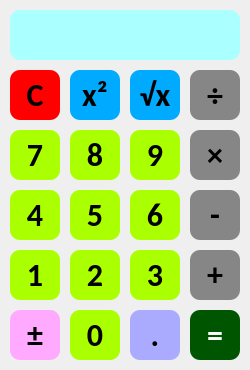
<?xml version="1.0" encoding="UTF-8"?>
<ui version="4.0">
 <class>MainWindow</class>
 <widget class="QMainWindow" name="MainWindow">
  <property name="geometry">
   <rect>
    <x>0</x>
    <y>0</y>
    <width>250</width>
    <height>370</height>
   </rect>
  </property>
  <property name="windowTitle">
   <string>First Program</string>
  </property>
  <widget class="QWidget" name="centralwidget">
   <widget class="QLabel" name="label">
    <property name="geometry">
     <rect>
      <x>10</x>
      <y>10</y>
      <width>230</width>
      <height>50</height>
     </rect>
    </property>
    <property name="font">
     <font>
      <family>Calibri</family>
      <pointsize>28</pointsize>
      <weight>75</weight>
      <bold>true</bold>
      <strikeout>false</strikeout>
     </font>
    </property>
    <property name="styleSheet">
     <string notr="true">border-radius: 10;
background-color: rgb(170, 255, 255);</string>
    </property>
    <property name="text">
     <string/>
    </property>
    <property name="alignment">
     <set>Qt::AlignRight|Qt::AlignTrailing|Qt::AlignVCenter</set>
    </property>
    <property name="margin">
     <number>10</number>
    </property>
   </widget>
   <widget class="QPushButton" name="btn_0">
    <property name="geometry">
     <rect>
      <x>70</x>
      <y>310</y>
      <width>50</width>
      <height>50</height>
     </rect>
    </property>
    <property name="font">
     <font>
      <family>Calibri</family>
      <pointsize>24</pointsize>
      <weight>75</weight>
      <bold>true</bold>
     </font>
    </property>
    <property name="styleSheet">
     <string notr="true">border-radius: 10;
border-color: rgb(0, 0, 0);
background-color: rgb(170, 255, 0);</string>
    </property>
    <property name="text">
     <string>0</string>
    </property>
   </widget>
   <widget class="QPushButton" name="btn_1">
    <property name="geometry">
     <rect>
      <x>10</x>
      <y>250</y>
      <width>50</width>
      <height>50</height>
     </rect>
    </property>
    <property name="font">
     <font>
      <family>Calibri</family>
      <pointsize>24</pointsize>
      <weight>75</weight>
      <bold>true</bold>
     </font>
    </property>
    <property name="styleSheet">
     <string notr="true">border-radius: 10;
border-color: rgb(0, 0, 0);
background-color: rgb(170, 255, 0);</string>
    </property>
    <property name="text">
     <string>1</string>
    </property>
   </widget>
   <widget class="QPushButton" name="btn_2">
    <property name="geometry">
     <rect>
      <x>70</x>
      <y>250</y>
      <width>50</width>
      <height>50</height>
     </rect>
    </property>
    <property name="font">
     <font>
      <family>Calibri</family>
      <pointsize>24</pointsize>
      <weight>75</weight>
      <bold>true</bold>
     </font>
    </property>
    <property name="styleSheet">
     <string notr="true">border-radius: 10;
border-color: rgb(0, 0, 0);
background-color: rgb(170, 255, 0);</string>
    </property>
    <property name="text">
     <string>2</string>
    </property>
   </widget>
   <widget class="QPushButton" name="btn_3">
    <property name="geometry">
     <rect>
      <x>130</x>
      <y>250</y>
      <width>50</width>
      <height>50</height>
     </rect>
    </property>
    <property name="font">
     <font>
      <family>Calibri</family>
      <pointsize>24</pointsize>
      <weight>75</weight>
      <bold>true</bold>
     </font>
    </property>
    <property name="styleSheet">
     <string notr="true">border-radius: 10;
border-color: rgb(0, 0, 0);
background-color: rgb(170, 255, 0);</string>
    </property>
    <property name="text">
     <string>3</string>
    </property>
   </widget>
   <widget class="QPushButton" name="btn_5">
    <property name="geometry">
     <rect>
      <x>70</x>
      <y>190</y>
      <width>50</width>
      <height>50</height>
     </rect>
    </property>
    <property name="font">
     <font>
      <family>Calibri</family>
      <pointsize>24</pointsize>
      <weight>75</weight>
      <bold>true</bold>
     </font>
    </property>
    <property name="styleSheet">
     <string notr="true">border-radius: 10;
border-color: rgb(0, 0, 0);
background-color: rgb(170, 255, 0);</string>
    </property>
    <property name="text">
     <string>5</string>
    </property>
   </widget>
   <widget class="QPushButton" name="btn_4">
    <property name="geometry">
     <rect>
      <x>10</x>
      <y>190</y>
      <width>50</width>
      <height>50</height>
     </rect>
    </property>
    <property name="font">
     <font>
      <family>Calibri</family>
      <pointsize>24</pointsize>
      <weight>75</weight>
      <bold>true</bold>
     </font>
    </property>
    <property name="styleSheet">
     <string notr="true">border-radius: 10;
border-color: rgb(0, 0, 0);
background-color: rgb(170, 255, 0);</string>
    </property>
    <property name="text">
     <string>4</string>
    </property>
   </widget>
   <widget class="QPushButton" name="btn_6">
    <property name="geometry">
     <rect>
      <x>130</x>
      <y>190</y>
      <width>50</width>
      <height>50</height>
     </rect>
    </property>
    <property name="font">
     <font>
      <family>Calibri</family>
      <pointsize>24</pointsize>
      <weight>75</weight>
      <bold>true</bold>
     </font>
    </property>
    <property name="styleSheet">
     <string notr="true">border-radius: 10;
border-color: rgb(0, 0, 0);
background-color: rgb(170, 255, 0);</string>
    </property>
    <property name="text">
     <string>6</string>
    </property>
   </widget>
   <widget class="QPushButton" name="btn_8">
    <property name="geometry">
     <rect>
      <x>70</x>
      <y>130</y>
      <width>50</width>
      <height>50</height>
     </rect>
    </property>
    <property name="font">
     <font>
      <family>Calibri</family>
      <pointsize>24</pointsize>
      <weight>75</weight>
      <bold>true</bold>
     </font>
    </property>
    <property name="styleSheet">
     <string notr="true">border-radius: 10;
border-color: rgb(0, 0, 0);
background-color: rgb(170, 255, 0);</string>
    </property>
    <property name="text">
     <string>8</string>
    </property>
   </widget>
   <widget class="QPushButton" name="btn_7">
    <property name="geometry">
     <rect>
      <x>10</x>
      <y>130</y>
      <width>50</width>
      <height>50</height>
     </rect>
    </property>
    <property name="font">
     <font>
      <family>Calibri</family>
      <pointsize>24</pointsize>
      <weight>75</weight>
      <bold>true</bold>
     </font>
    </property>
    <property name="styleSheet">
     <string notr="true">border-radius: 10;
border-color: rgb(0, 0, 0);
background-color: rgb(170, 255, 0);</string>
    </property>
    <property name="text">
     <string>7</string>
    </property>
   </widget>
   <widget class="QPushButton" name="btn_9">
    <property name="geometry">
     <rect>
      <x>130</x>
      <y>130</y>
      <width>50</width>
      <height>50</height>
     </rect>
    </property>
    <property name="font">
     <font>
      <family>Calibri</family>
      <pointsize>24</pointsize>
      <weight>75</weight>
      <bold>true</bold>
     </font>
    </property>
    <property name="styleSheet">
     <string notr="true">border-radius: 10;
border-color: rgb(0, 0, 0);
background-color: rgb(170, 255, 0);</string>
    </property>
    <property name="text">
     <string>9</string>
    </property>
   </widget>
   <widget class="QPushButton" name="btn_dot">
    <property name="geometry">
     <rect>
      <x>130</x>
      <y>310</y>
      <width>50</width>
      <height>50</height>
     </rect>
    </property>
    <property name="font">
     <font>
      <family>Calibri</family>
      <pointsize>24</pointsize>
      <weight>75</weight>
      <bold>true</bold>
     </font>
    </property>
    <property name="styleSheet">
     <string notr="true">border-radius: 10;
border-color: rgb(0, 0, 0);
background-color: rgb(170, 170, 255);</string>
    </property>
    <property name="text">
     <string>.</string>
    </property>
   </widget>
   <widget class="QPushButton" name="btn_sign">
    <property name="geometry">
     <rect>
      <x>10</x>
      <y>310</y>
      <width>50</width>
      <height>50</height>
     </rect>
    </property>
    <property name="font">
     <font>
      <family>Calibri</family>
      <pointsize>24</pointsize>
      <weight>75</weight>
      <bold>true</bold>
     </font>
    </property>
    <property name="styleSheet">
     <string notr="true">border-radius: 10;
border-color: rgb(0, 0, 0);
background-color: rgb(255, 170, 255);</string>
    </property>
    <property name="text">
     <string>±</string>
    </property>
   </widget>
   <widget class="QPushButton" name="btn_equal">
    <property name="geometry">
     <rect>
      <x>190</x>
      <y>310</y>
      <width>50</width>
      <height>50</height>
     </rect>
    </property>
    <property name="font">
     <font>
      <family>Calibri</family>
      <pointsize>24</pointsize>
      <weight>75</weight>
      <bold>true</bold>
     </font>
    </property>
    <property name="styleSheet">
     <string notr="true">border-radius: 10;
color: rgb(255, 255, 255);
border-color: rgb(0, 0, 0);
background-color: rgb(0, 85, 0);</string>
    </property>
    <property name="text">
     <string>=</string>
    </property>
   </widget>
   <widget class="QPushButton" name="btn_plus">
    <property name="geometry">
     <rect>
      <x>190</x>
      <y>250</y>
      <width>50</width>
      <height>50</height>
     </rect>
    </property>
    <property name="font">
     <font>
      <family>Calibri</family>
      <pointsize>24</pointsize>
      <weight>75</weight>
      <bold>true</bold>
     </font>
    </property>
    <property name="styleSheet">
     <string notr="true">border-radius: 10;
border-color: rgb(0, 0, 0);
background-color: rgb(134, 134, 134);</string>
    </property>
    <property name="text">
     <string>+</string>
    </property>
   </widget>
   <widget class="QPushButton" name="btn_minus">
    <property name="geometry">
     <rect>
      <x>190</x>
      <y>190</y>
      <width>50</width>
      <height>50</height>
     </rect>
    </property>
    <property name="font">
     <font>
      <family>Calibri</family>
      <pointsize>24</pointsize>
      <weight>75</weight>
      <bold>true</bold>
     </font>
    </property>
    <property name="styleSheet">
     <string notr="true">border-radius: 10;
border-color: rgb(0, 0, 0);
background-color: rgb(134, 134, 134);</string>
    </property>
    <property name="text">
     <string>-</string>
    </property>
   </widget>
   <widget class="QPushButton" name="btn_mult">
    <property name="geometry">
     <rect>
      <x>190</x>
      <y>130</y>
      <width>50</width>
      <height>50</height>
     </rect>
    </property>
    <property name="font">
     <font>
      <family>Calibri</family>
      <pointsize>24</pointsize>
      <weight>75</weight>
      <bold>true</bold>
     </font>
    </property>
    <property name="styleSheet">
     <string notr="true">border-radius: 10;
border-color: rgb(0, 0, 0);
background-color: rgb(134, 134, 134);</string>
    </property>
    <property name="text">
     <string>×</string>
    </property>
   </widget>
   <widget class="QPushButton" name="btn_div">
    <property name="geometry">
     <rect>
      <x>190</x>
      <y>70</y>
      <width>50</width>
      <height>50</height>
     </rect>
    </property>
    <property name="font">
     <font>
      <family>Calibri</family>
      <pointsize>24</pointsize>
      <weight>75</weight>
      <bold>true</bold>
     </font>
    </property>
    <property name="styleSheet">
     <string notr="true">border-radius: 10;
border-color: rgb(0, 0, 0);
background-color: rgb(134, 134, 134);</string>
    </property>
    <property name="text">
     <string>÷</string>
    </property>
   </widget>
   <widget class="QPushButton" name="btn_sqrt">
    <property name="geometry">
     <rect>
      <x>130</x>
      <y>70</y>
      <width>50</width>
      <height>50</height>
     </rect>
    </property>
    <property name="font">
     <font>
      <family>Calibri</family>
      <pointsize>24</pointsize>
      <weight>75</weight>
      <bold>true</bold>
     </font>
    </property>
    <property name="styleSheet">
     <string notr="true">border-radius: 10;
border-color: rgb(0, 0, 0);
background-color: rgb(0, 170, 255);</string>
    </property>
    <property name="text">
     <string>√x</string>
    </property>
   </widget>
   <widget class="QPushButton" name="btn_square">
    <property name="geometry">
     <rect>
      <x>70</x>
      <y>70</y>
      <width>50</width>
      <height>50</height>
     </rect>
    </property>
    <property name="font">
     <font>
      <family>Calibri</family>
      <pointsize>24</pointsize>
      <weight>75</weight>
      <bold>true</bold>
     </font>
    </property>
    <property name="styleSheet">
     <string notr="true">border-radius: 10;
border-color: rgb(0, 0, 0);
background-color: rgb(0, 170, 255);</string>
    </property>
    <property name="text">
     <string>x²</string>
    </property>
   </widget>
   <widget class="QPushButton" name="btn_clear">
    <property name="geometry">
     <rect>
      <x>10</x>
      <y>70</y>
      <width>50</width>
      <height>50</height>
     </rect>
    </property>
    <property name="font">
     <font>
      <family>Calibri</family>
      <pointsize>24</pointsize>
      <weight>75</weight>
      <bold>true</bold>
     </font>
    </property>
    <property name="styleSheet">
     <string notr="true">border-radius: 10;
border-color: rgb(0, 0, 0);
background-color: rgb(255, 0, 0);</string>
    </property>
    <property name="text">
     <string>C</string>
    </property>
   </widget>
  </widget>
 </widget>
 <resources/>
 <connections/>
</ui>
